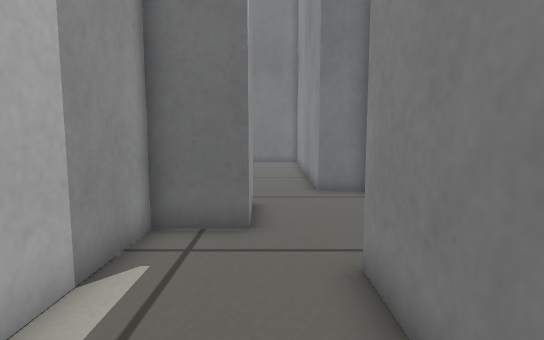
[1] (above)

16 first-person views from a walk through a world built for the Gazebo simulator. The camera is 0.4 m above the floor, tilts 6° down and sees 80° across. The floor is counted in squares, 0.2 m on a side. Each view is taken from the middle of a square. On the plan, view 1 faces up. The plan holds only what a view shows up to about 17 squares ahead; the rest is blank.

[2]
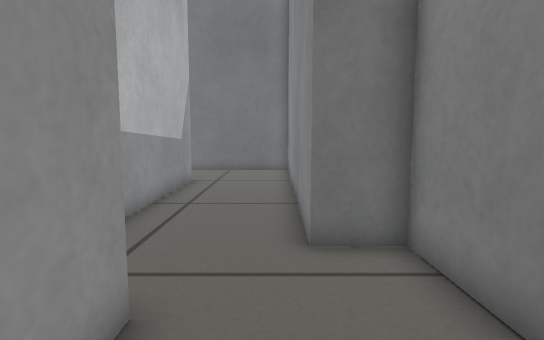

[3]
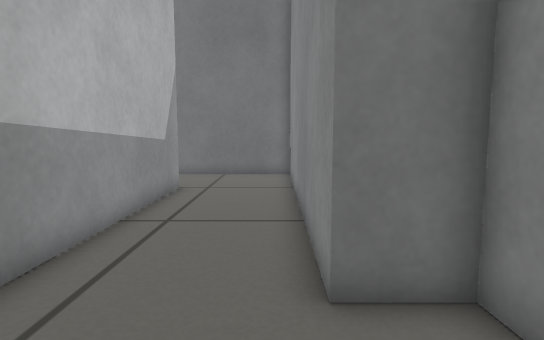

[4]
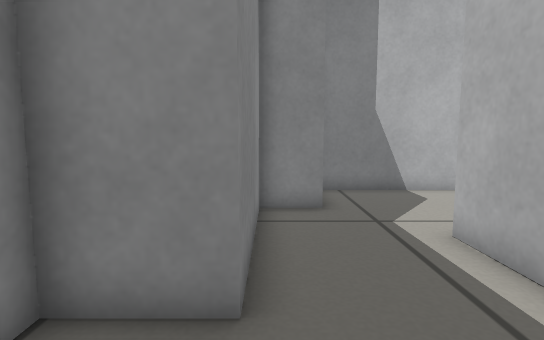

[5]
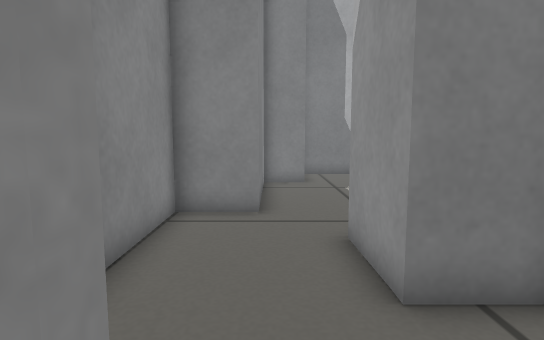

[6]
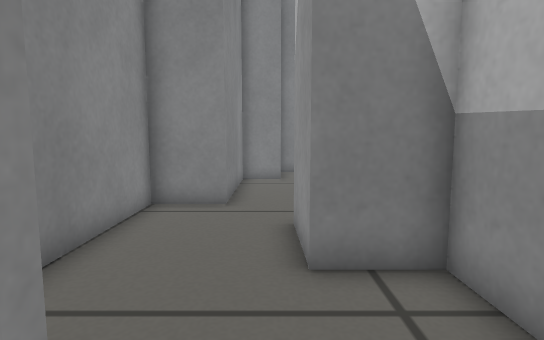

[7]
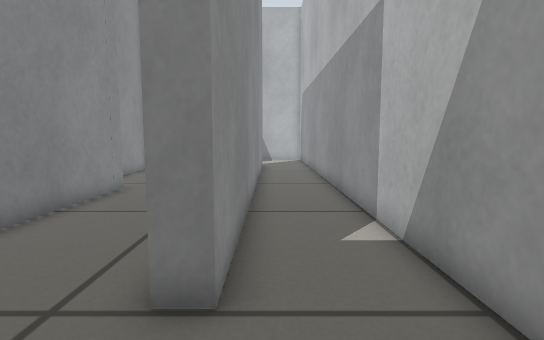

[8]
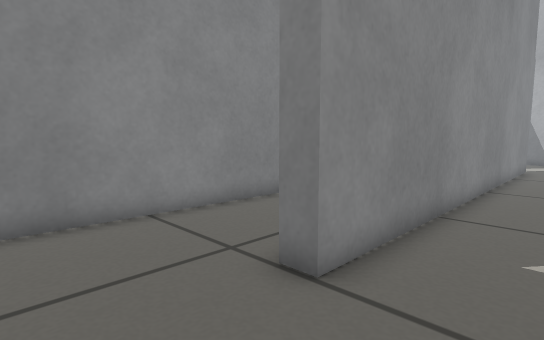

[9]
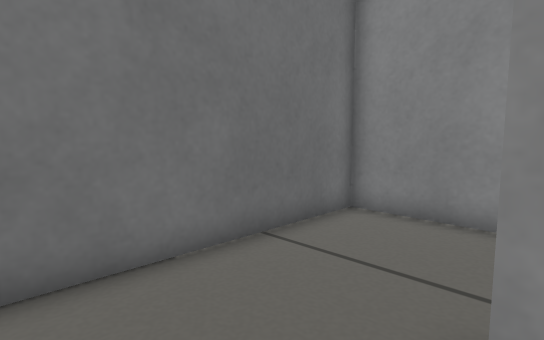

[10]
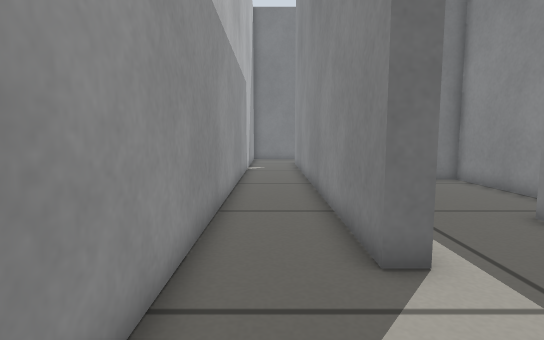

[11]
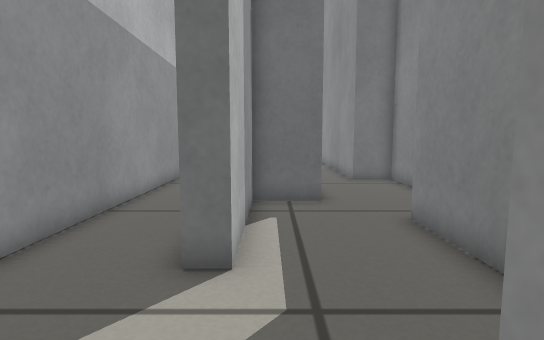

[12]
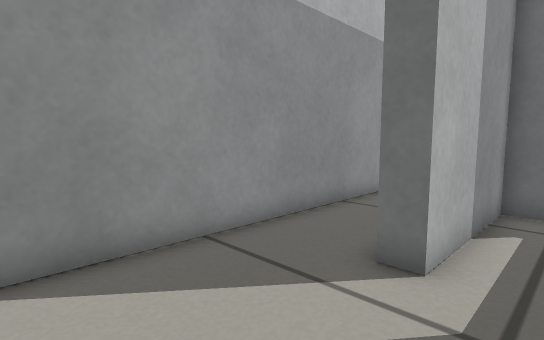

[13]
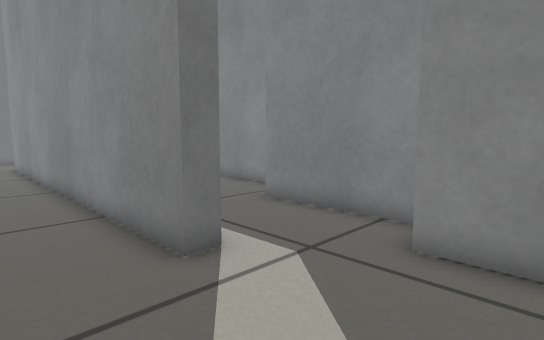

[14]
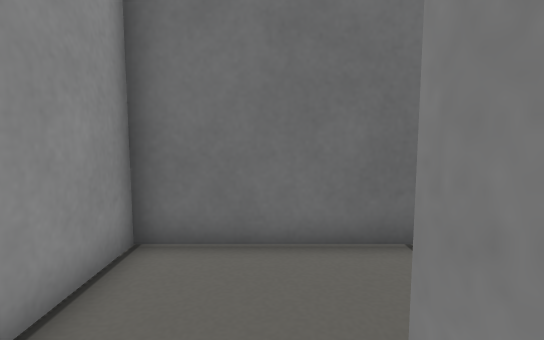

[15]
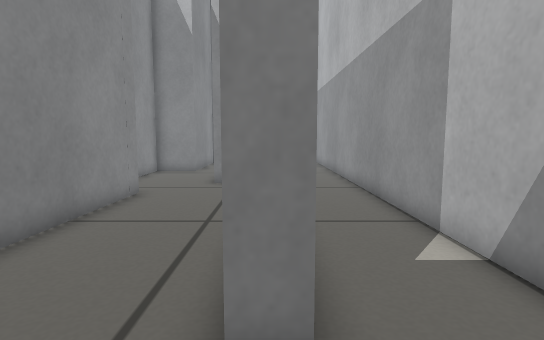

[16]
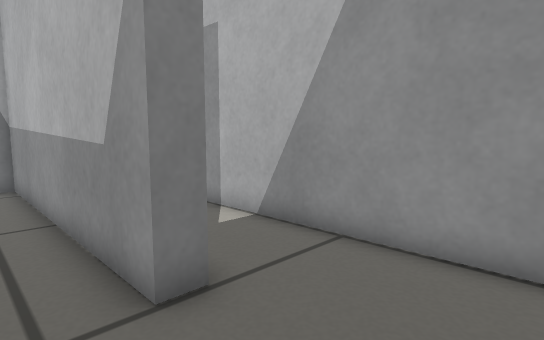

### Floor plan
Ten units are one square. View 1 is at (0, 0); x grows to the right and y downward. Boxes are objects, and circles mark ways between rooms. Rooms are numbered by the first view taken in them; rooms with no view inside come last. Other rooms are left out.
<svg viewBox="-70 -253 110 297">
<path fill="none" stroke="#000" d="M-26 -204 -26 -93 -6 -93 -5 -68 -26 -68 -26 -17M15 5 15 -46M-4 26 -4 9 13 9 13 -46 35 -46 35 -117 16 -117 18 -248 -26 -248M-25 39 -6 39M-26 -17 -34 -17 -34 -204 -26 -204M-59 39 -25 39M-26 -248 -65 -248 -64 26"/>
<circle cx="-30" cy="-225" r="3" fill="#2a7"/>
<circle cx="-30" cy="10" r="3" fill="#2a7"/>
<text x="0" y="-110">1</text>
<text x="-50" y="-100">2</text>
</svg>
Room 1 opens to room 2.

Where each view was taken, in squares from view 1:
view 1: 0 up, 0 right, facing up
view 2: 6 up, 1 right, facing up
view 3: 8 up, 1 right, facing up
view 4: 8 up, 1 right, facing down
view 5: 13 up, 1 right, facing down
view 6: 14 up, 0 right, facing down
view 7: 24 up, 4 left, facing down
view 8: 24 up, 6 left, facing down-right
view 9: 20 up, 6 left, facing up-right
view 10: 3 down, 5 left, facing up
view 11: 3 down, 2 left, facing up
view 12: 3 down, 1 left, facing up-left
view 13: 3 down, 6 left, facing up-right
view 14: 19 up, 4 left, facing up
view 15: 23 up, 3 left, facing down
view 16: 24 up, 1 left, facing down-left
